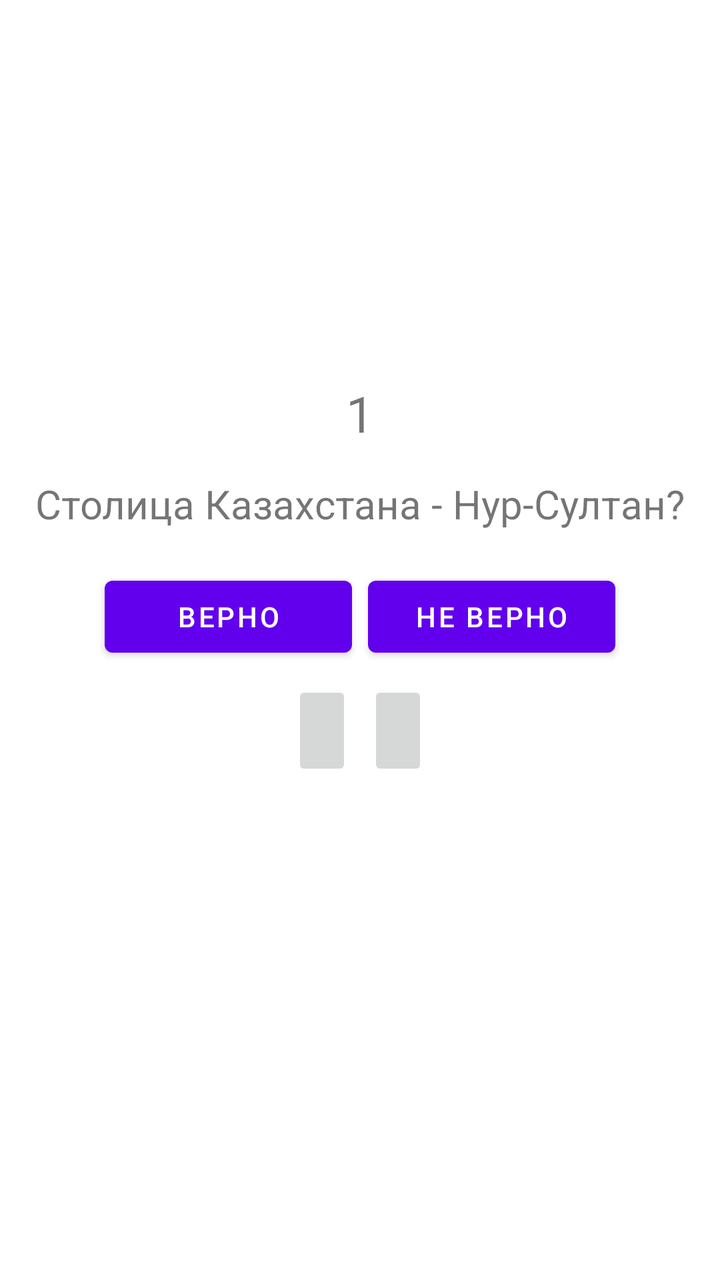
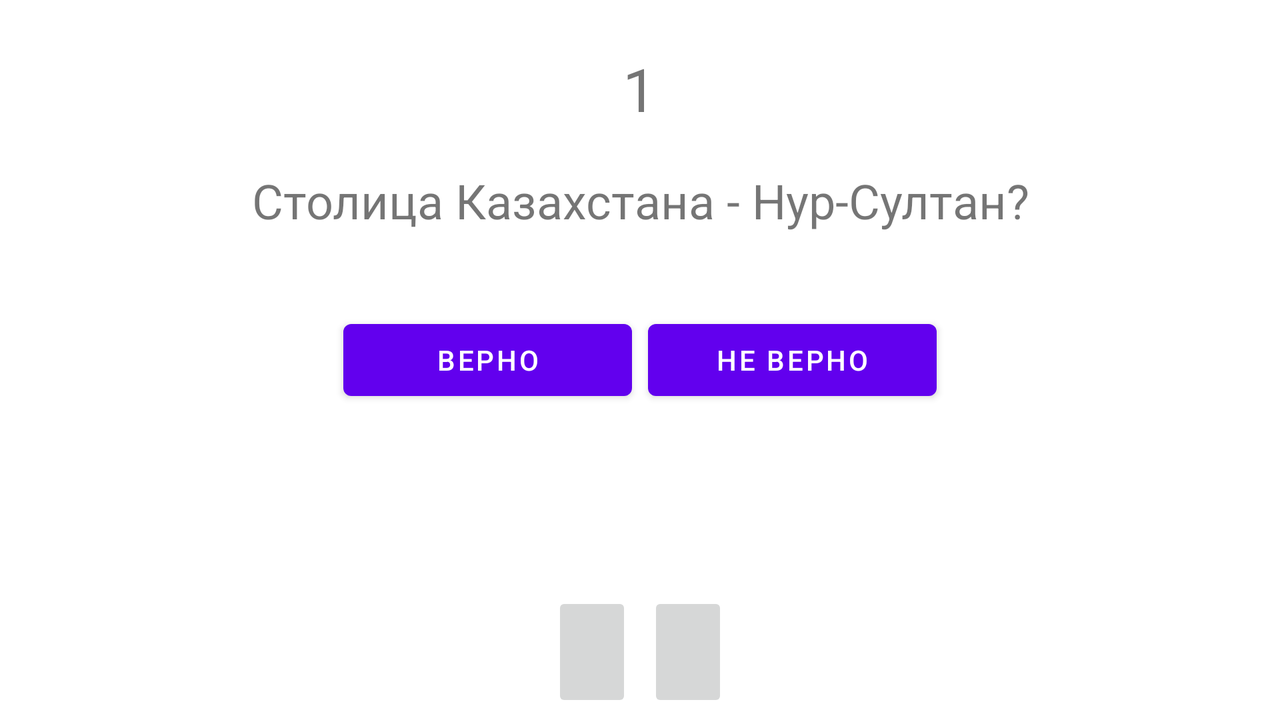

Two renders of one Android screen. The first uses the default layout on a phone; the second uses the alternative layout the repository ships for a different screen configuration, on a matching device. The two XML files are below.
<!-- AndroidManifest.xml: application theme Theme.GeoQuize -->
<!-- res/layout/activity_main.xml -->
<?xml version="1.0" encoding="utf-8"?>
<LinearLayout xmlns:android="http://schemas.android.com/apk/res/android"
    xmlns:app="http://schemas.android.com/apk/res-auto"
    xmlns:tools="http://schemas.android.com/tools"
    android:layout_width="match_parent"
    android:layout_height="match_parent"
    android:gravity="center"
    android:orientation="vertical"
    tools:context=".MainActivity">

    <TextView
        android:id="@+id/number_question"
        android:layout_width="wrap_content"
        android:layout_height="wrap_content"
        android:text="1"
        android:textSize="25dp" />

    <TextView
        android:id="@+id/question_text"
        android:layout_width="wrap_content"
        android:layout_height="wrap_content"
        android:text="@string/question_0"
        android:textSize="20dp"
        android:padding="15dp" />

    <LinearLayout
        android:layout_width="wrap_content"
        android:layout_height="wrap_content"
        android:orientation="horizontal">

        <Button
            android:id="@+id/true_button"
            android:layout_width="60pt"
            android:layout_height="wrap_content"
            android:layout_margin="4dp"
            android:text="@string/true_button" />

        <Button
            android:id="@+id/false_button"
            android:layout_width="60pt"
            android:layout_height="wrap_content"
            android:layout_margin="4dp"
            android:text="@string/false_button" />

    </LinearLayout>

    <LinearLayout
        android:layout_width="wrap_content"
        android:layout_height="wrap_content"
        android:orientation="horizontal">

        <ImageButton
            android:id="@+id/previos_button"
            android:layout_width="30dp"
            android:layout_height="50dp"
            android:layout_margin="4dp"
            android:src="@drawable/arrow_left"
            android:contentDescription="@string/previos_button" />

        <ImageButton
            android:id="@+id/next_button"
            android:layout_width="30dp"
            android:layout_height="50dp"
            android:layout_margin="4dp"
            android:src="@drawable/arrow_rigth"
            android:contentDescription="@string/next_button" />

    </LinearLayout>

    <Button
        android:id="@+id/end_button"
        android:layout_width="100pt"
        android:layout_height="wrap_content"
        android:layout_margin="4dp"
        android:visibility="invisible"
        android:clickable="false"
        android:text="@string/end_button" />

</LinearLayout>
<!-- resources referenced by this layout -->
<resources>
  <string name="end_button">Статистика</string>
  <string name="false_button">Не верно</string>
  <string name="next_button">Следующий вопрос</string>
  <string name="previos_button">Предыдущий вопрос</string>
  <string name="question_0">Столица Казахстана - Нур-Султан?</string>
  <string name="true_button">Верно</string>
  <style name="Theme.GeoQuize" parent="Theme.MaterialComponents.DayNight.DarkActionBar">
          
          <item name="colorPrimary">@color/purple_500</item>
          <item name="colorPrimaryVariant">@color/purple_700</item>
          <item name="colorOnPrimary">@color/white</item>
          
          <item name="colorSecondary">@color/teal_200</item>
          <item name="colorSecondaryVariant">@color/teal_700</item>
          <item name="colorOnSecondary">@color/black</item>
          
          <item name="android:statusBarColor" tools:targetApi="21">?attr/colorPrimaryVariant</item>
          
      </style>
</resources>
<!-- res/layout-land/activity_main.xml (the repository's variant of the layout above) -->
<!-- drawn on the phone turned sideways -->
<FrameLayout xmlns:android="http://schemas.android.com/apk/res/android"
    xmlns:tools="http://schemas.android.com/tools"
    android:layout_width="match_parent"
    android:layout_height="match_parent" >

    <TextView
        android:id="@+id/number_question"
        android:layout_width="wrap_content"
        android:layout_height="wrap_content"
        android:layout_gravity="center_horizontal"
        android:gravity="center"
        android:layout_marginTop="24dp"
        android:text="1"
        android:textSize="30dp" />

    <TextView
        android:id="@+id/question_text"
        android:layout_width="wrap_content"
        android:layout_height="wrap_content"
        android:gravity="center"
        android:layout_gravity="center_horizontal"
        android:layout_marginTop="60dp"
        android:padding="24dp"
        android:textSize="24dp"
        tools:text="@string/question_0"/>

    <LinearLayout
        android:layout_width="wrap_content"
        android:layout_height="wrap_content"
        android:orientation="horizontal"
        android:layout_gravity="center_vertical|center_horizontal">

        <Button
            android:id="@+id/true_button"
            android:layout_width="70pt"
            android:layout_height="wrap_content"
            android:layout_margin="4dp"
            android:text="@string/true_button" />

        <Button
            android:id="@+id/false_button"
            android:layout_width="70pt"
            android:layout_height="wrap_content"
            android:layout_margin="4dp"
            android:text="@string/false_button" />

    </LinearLayout>

    <LinearLayout
        android:layout_width="wrap_content"
        android:layout_height="wrap_content"
        android:orientation="vertical"
        android:layout_gravity="center_horizontal|bottom">

        <Button
            android:id="@+id/end_button"
            android:layout_width="100pt"
            android:layout_height="wrap_content"
            android:layout_margin="4dp"
            android:visibility="invisible"
            android:clickable="false"
            android:text="@string/end_button" />

        <LinearLayout
            android:layout_width="wrap_content"
            android:layout_height="wrap_content"
            android:orientation="horizontal"
            android:layout_gravity="center_horizontal|bottom">

            <ImageButton
                android:id="@+id/previos_button"
                android:layout_width="40dp"
                android:layout_height="60dp"
                android:layout_margin="4dp"
                android:src="@drawable/arrow_left"
                android:contentDescription="@string/previos_button" />

            <ImageButton
                android:id="@+id/next_button"
                android:layout_width="40dp"
                android:layout_height="60dp"
                android:layout_margin="4dp"
                android:src="@drawable/arrow_rigth"
                android:contentDescription="@string/next_button" />

        </LinearLayout>

    </LinearLayout>

</FrameLayout>
